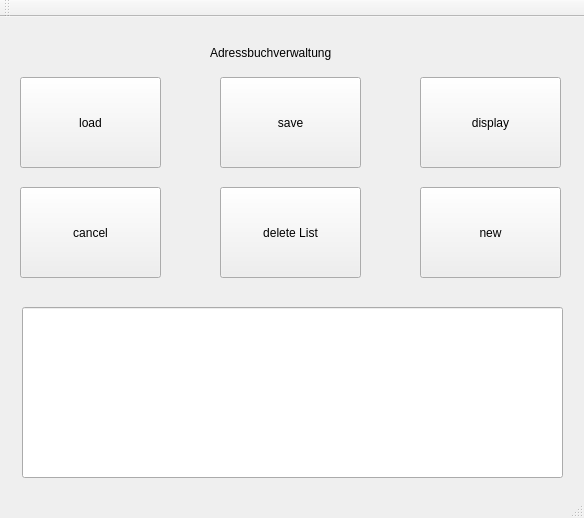
<?xml version="1.0" encoding="UTF-8"?>
<ui version="4.0">
 <class>MainWindow</class>
 <widget class="QMainWindow" name="MainWindow">
  <property name="enabled">
   <bool>true</bool>
  </property>
  <property name="geometry">
   <rect>
    <x>0</x>
    <y>0</y>
    <width>584</width>
    <height>518</height>
   </rect>
  </property>
  <property name="sizePolicy">
   <sizepolicy hsizetype="Fixed" vsizetype="Fixed">
    <horstretch>0</horstretch>
    <verstretch>0</verstretch>
   </sizepolicy>
  </property>
  <property name="minimumSize">
   <size>
    <width>584</width>
    <height>518</height>
   </size>
  </property>
  <property name="mouseTracking">
   <bool>false</bool>
  </property>
  <property name="windowTitle">
   <string>MainWindow</string>
  </property>
  <widget class="QWidget" name="centralWidget">
   <widget class="QPushButton" name="save">
    <property name="geometry">
     <rect>
      <x>220</x>
      <y>60</y>
      <width>141</width>
      <height>91</height>
     </rect>
    </property>
    <property name="text">
     <string>save</string>
    </property>
   </widget>
   <widget class="QPushButton" name="load">
    <property name="geometry">
     <rect>
      <x>20</x>
      <y>60</y>
      <width>141</width>
      <height>91</height>
     </rect>
    </property>
    <property name="text">
     <string>load</string>
    </property>
   </widget>
   <widget class="QPushButton" name="new_2">
    <property name="geometry">
     <rect>
      <x>420</x>
      <y>170</y>
      <width>141</width>
      <height>91</height>
     </rect>
    </property>
    <property name="text">
     <string>new</string>
    </property>
   </widget>
   <widget class="QPushButton" name="display">
    <property name="geometry">
     <rect>
      <x>420</x>
      <y>60</y>
      <width>141</width>
      <height>91</height>
     </rect>
    </property>
    <property name="text">
     <string>display</string>
    </property>
   </widget>
   <widget class="QPushButton" name="pushButton">
    <property name="geometry">
     <rect>
      <x>20</x>
      <y>170</y>
      <width>141</width>
      <height>91</height>
     </rect>
    </property>
    <property name="text">
     <string>cancel</string>
    </property>
   </widget>
   <widget class="QLabel" name="label">
    <property name="geometry">
     <rect>
      <x>210</x>
      <y>10</y>
      <width>161</width>
      <height>51</height>
     </rect>
    </property>
    <property name="text">
     <string>Adressbuchverwaltung</string>
    </property>
   </widget>
   <widget class="QPushButton" name="deleteList">
    <property name="geometry">
     <rect>
      <x>220</x>
      <y>170</y>
      <width>141</width>
      <height>91</height>
     </rect>
    </property>
    <property name="text">
     <string>delete List</string>
    </property>
   </widget>
   <widget class="QLineEdit" name="lineEdit_AllData">
    <property name="geometry">
     <rect>
      <x>22</x>
      <y>290</y>
      <width>541</width>
      <height>171</height>
     </rect>
    </property>
   </widget>
  </widget>
  <widget class="QToolBar" name="mainToolBar">
   <attribute name="toolBarArea">
    <enum>TopToolBarArea</enum>
   </attribute>
   <attribute name="toolBarBreak">
    <bool>false</bool>
   </attribute>
  </widget>
  <widget class="QStatusBar" name="statusBar"/>
 </widget>
 <layoutdefault spacing="6" margin="11"/>
 <resources/>
 <connections/>
</ui>
